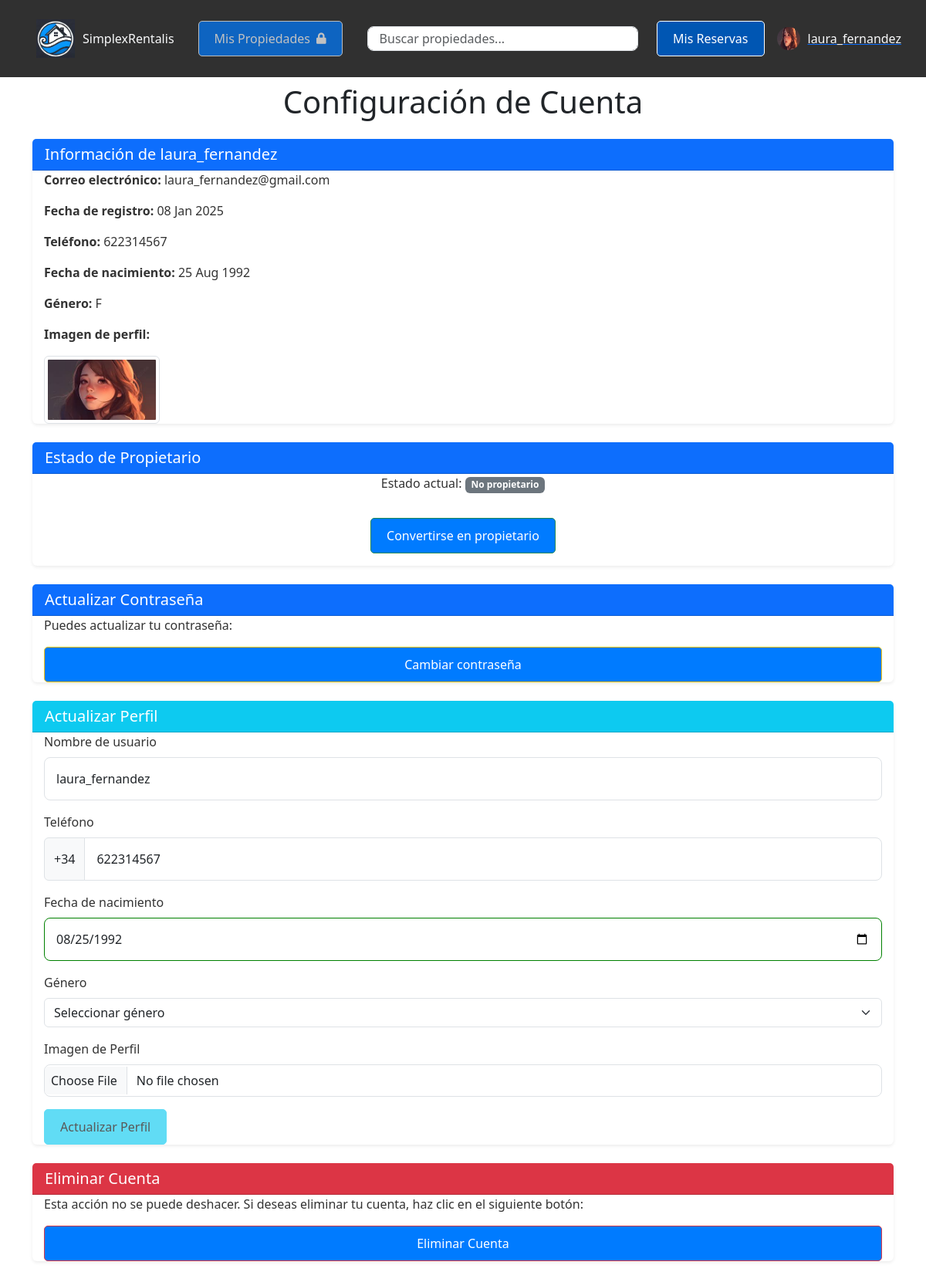
The page /settings/ (signed in) on the database as committed earlier.
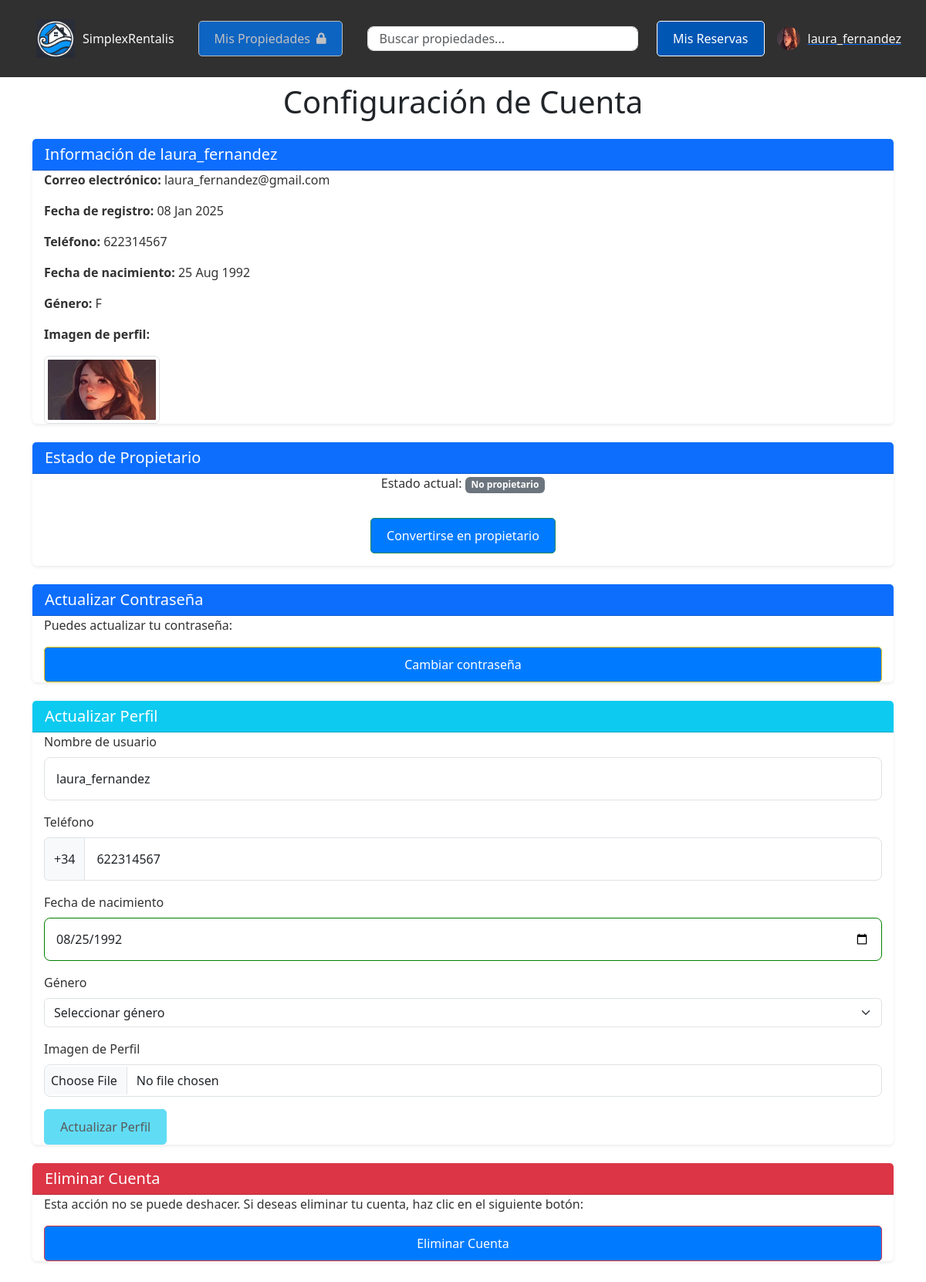
The same page on the database as committed later.
### SimplexRentalisAPP/models.py (models this page shows, shortened)
class User(AbstractUser):
    email = models.EmailField(unique=True, max_length=254)
    telefono = models.CharField(unique=True, max_length=15, blank=True, null=True)
    fecha_nacimiento = models.DateField(null=True, blank=True)
    genero = models.CharField(
        max_length=10,
        choices=[('masculino', 'Masculino'), ('femenino', 'Femenino'), ('otro', 'Otro')],
        blank=True,
        null=True
    )
    identidad_usuario = models.OneToOneField(
        'IdentidadUsuario',
        on_delete=models.SET_NULL,
        null=True,
        blank=True,
        related_name='usuario_asociado'
    )
    avatar = models.ImageField(
        upload_to='avatars/',
        null=True,
        blank=True,
        default='defaults/default_avatar.png'
    )
    es_propietario = models.BooleanField(default=False)
    ultimo_acceso = models.DateTimeField(null=True, blank=True)
    groups = models.ManyToManyField(
        'auth.Group',
        related_name='custom_user_groups',
        blank=True
    )
    user_permissions = models.ManyToManyField(
        'auth.Permission',
        related_name='custom_user_permissions',
        blank=True
    )

### SimplexRentalisAPP/views.py (the view)
# urls.py: path('settings/', views.account_settings, name='settings'),
@login_required
def account_settings(request):
    if request.method == 'POST':
        user = request.user
        form_data = request.POST.copy()
        for field in form_data.keys():
            if field in user.__dict__ and form_data[field] == str(getattr(user, field)):
                form_data.pop(field)
        form = ConfiguracionCuentaForm(form_data, request.FILES, instance=user)
        if form.is_valid():
            form.save()
            if request.headers.get('x-requested-with') == 'XMLHttpRequest':
                return JsonResponse({'success': True})
            else:
                messages.success(request, 'Tu perfil ha sido actualizado con éxito.')
                return redirect('settings')
        else:
            if request.headers.get('x-requested-with') == 'XMLHttpRequest':
                errors = {field: error[0] for field, error in form.errors.items()}
                return JsonResponse({'success': False, 'error': errors}, status=400)
            else:
                messages.error(request, 'Por favor, corrige los errores a continuación.')
    else:
        form = ConfiguracionCuentaForm(instance=request.user)
    return render(request, 'SimplexRentalisAPP/settings.html', {'form': form})

### SimplexRentalisAPP/templates/SimplexRentalisAPP/settings.html (shortened to what this page needs)
{% extends "base.html" %}
{% load static %}
{% block content %}
<div class="container my-5">
  <h1 class="mb-4 text-center">Configuración de Cuenta</h1>
  <div class="card mb-4 shadow-sm border-0">
    <div class="card-header bg-primary text-white">
      <h2 class="h5 mb-0">Información de {{ user.username }}</h2>
    </div>
    <div class="card-body">
      <p><strong>Correo electrónico:</strong> {{ user.email }}</p>
      <p><strong>Fecha de registro:</strong> {{ user.date_joined|date:"d M Y" }}</p>
      <p><strong>Teléfono:</strong> {{ user.telefono|default:"No registrado" }}</p>
      <p><strong>Fecha de nacimiento:</strong>
        {% if user.fecha_nacimiento %}
          {{ user.fecha_nacimiento|date:"d M Y" }}
        {% else %}
          No registrada
        {% endif %}
      </p>
      <p><strong>Género:</strong> {{ user.genero|default:"No especificado" }}</p>
      <p><strong>Imagen de perfil:</strong></p>
      {% if user.avatar %}
        <img src="{{ user.avatar.url }}" alt="Avatar de {{ user.username }}" class="img-thumbnail" style="max-width: 150px;">
      {% else %}
        <p>No hay imagen de perfil.</p>
      {% endif %}
    </div>
  </div>
  <div class="card mb-4 shadow-sm border-0">
    <div class="card-header bg-primary text-white">
      <h2 class="h5 mb-0">Estado de Propietario</h2>
    </div>
    <div class="card-body">
      <p class="text-center mb-3">
        Estado actual:
        {% if user.es_propietario %}
          <span class="badge bg-success">Propietario</span>
        {% else %}
          <span class="badge bg-secondary">No propietario</span>
        {% endif %}
      </p>
      <div class="text-center my-3">
        {% if not user.es_propietario %}
          <a href="{% url 'agregar_propiedad' %}" class="btn btn-success">Convertirse en propietario</a>
        {% else %}
          <button type="button" class="btn btn-danger" data-bs-toggle="modal" data-bs-target="#modalDejarPropietario">
            Eliminar todas mis propiedades
          </button>
        {% endif %}
      </div>
    </div>
  </div>
  <div class="card mb-4 shadow-sm border-0">
    <div class="card-header bg-primary text-white">
      <h2 class="h5 mb-0">Actualizar Contraseña</h2>
    </div>
    <div class="card-body">
      <p>Puedes actualizar tu contraseña:</p>
      <a href="{% url 'password_change' %}" class="btn btn-warning">Cambiar contraseña</a>
    </div>
  </div>
  <div class="card mb-4 shadow-sm border-0">
    <div class="card-header bg-info text-white">
      <h2 class="h5 mb-0">Actualizar Perfil</h2>
    </div>
    <div class="card-body">
      <form id="settingsForm" method="post" enctype="multipart/form-data" action="{% url 'settings' %}">
        <div class="mb-3">
          <label for="username" class="form-label">Nombre de usuario</label>
          <input type="text" class="form-control {% if form.username.errors %}is-invalid{% endif %}" id="username" name="username" value="{{ form.username.value|default:user.username }}" required>
        </div>
        <div class="mb-3">
          <label for="telefono" class="form-label">Teléfono</label>
          <div class="input-group">
            <span class="input-group-text">+34</span>
            <input type="tel" class="form-control {% if form.telefono.errors %}is-invalid{% endif %}" id="telefono" name="telefono" value="{{ form.telefono.value|default:user.telefono }}" required maxlength="9" oninput="this.value=this.value.replace(/[^0-9]/g,'');">
          </div>
        </div>
        <div class="mb-3">
          <label for="fecha_nacimiento" class="form-label">Fecha de nacimiento</label>
          <input type="date" class="form-control {% if form.fecha_nacimiento.errors %}is-invalid{% endif %}" id="fecha_nacimiento" name="fecha_nacimiento" value="{{ form.fecha_nacimiento.value|default:user.fecha_nacimiento|date:'Y-m-d' }}" required>
        </div>
        <div class="mb-3">
          <label for="genero" class="form-label">Género</label>
          <select class="form-select {% if form.genero.errors %}is-invalid{% endif %}" id="genero" name="genero" required>
            <option value="" {% if form.genero.value == "" or user.genero == "" %}selected{% endif %}>Seleccionar género</option>
          </select>
        </div>
        <div class="mb-3">
          <label for="avatar" class="form-label">Imagen de Perfil</label>
          <input type="file" class="form-control {% if form.avatar.errors %}is-invalid{% endif %}" id="avatar" name="avatar">
        </div>
        <div class="d-flex align-items-center">
          <button id="updateProfileBtn" type="submit" class="btn btn-info me-3" disabled>Actualizar Perfil</button>
        </div>
      </form>
    </div>
  </div>
  <div class="card mb-4 shadow-sm border-0">
    <div class="card-header bg-danger text-white">
      <h2 class="h5 mb-0">Eliminar Cuenta</h2>
    </div>
    <div class="card-body">
      <p>Esta acción no se puede deshacer. Si deseas eliminar tu cuenta, haz clic en el siguiente botón:</p>
      <button type="button" class="btn btn-danger" data-bs-toggle="modal" data-bs-target="#modalEliminarCuenta">Eliminar Cuenta</button>
    </div>
  </div>
  <div class="position-fixed bottom-0 end-0 p-3" style="z-index: 11;">
  </div>
</div>
{% endblock %}

### SimplexRentalisAPP/templates/base.html (shortened to what this page needs)
<!DOCTYPE html>
<html lang="es">
  <head>
    {% load static %}
    <link rel="stylesheet" href="https://cdn.jsdelivr.net/npm/bootstrap@5.3.0-alpha3/dist/css/bootstrap.min.css">
    <link rel="stylesheet" href="https://cdnjs.cloudflare.com/ajax/libs/font-awesome/5.15.4/css/all.min.css">
    <link rel="stylesheet" href="{% static 'css/style.css' %}">
  </head>
<body>
  <div class="navbar">
    <div class="container-fluid d-flex justify-content-between align-items-center">
      <div class="d-flex align-items-center">
        <a href="/" class="menu-item text-light d-flex align-items-center me-3">
          <picture>
            <source srcset="{% static 'defaults/logo.webp' %} 400w, {% static 'defaults/logo.webp' %} 800w, {% static 'defaults/logo.webp' %} 1200w" sizes="(max-width: 400px) 30px, (max-width: 800px) 40px, 50px">
            <img src="{% static 'defaults/logo.webp' %}" alt="Logo de SimplexRentalis" style="width: 50px; height: 50px; margin-right: 10px;" loading="lazy">
          </picture>
          SimplexRentalis
        </a>
        {% if user.is_authenticated %}
          {% if user.es_propietario %}
            <a href="/mis_propiedades/" class="btn btn-outline-light me-3"
            style="color: white !important; background-color: #0056b3 !important; border-color: [COLOR_BORDE] !important;">
            Mis Propiedades
            </a>
          {% else %}
            <a href="#" class="btn btn-outline-light me-3 position-relative" data-bs-toggle="modal" data-bs-target="#propietarioModal" style="opacity: 0.7;">
              <span class="d-flex align-items-center">
                Mis Propiedades
                <i class="fas fa-lock ms-2" style="font-size: 0.9rem;"></i>
              </span>
            </a>
          {% endif %}
        {% endif %}
      </div>
      <form class="d-flex flex-grow-1 mx-3" action="{% url 'propiedades' %}" method="GET">
        <input class="form-control me-2" type="search" placeholder="Buscar propiedades..." aria-label="Search" name="q" style="flex-grow: 1; width: 300px; height: 30px;">
      </form>
      <div class="d-flex align-items-center">
        {% if user.is_authenticated %}
          <a href="/mis_reservas/" class="btn btn-outline-light me-3"
          style="color: white !important; background-color: #0056b3 !important; border-color: white !important;">
          Mis Reservas
          </a>
        {% endif %}
        <div id="userMenu" class="position-relative">
          {% if user.is_authenticated %}
            <a href="#" class="d-flex align-items-center" id="userDropdown" data-bs-toggle="dropdown" aria-expanded="false">
              {% if user.avatar %}
                <img
                  src="{{ user.avatar.url }}"
                  srcset="{{ user.avatar.url|add:'?width=400' }} 400w, {{ user.avatar.url|add:'?width=800' }} 800w, {{ user.avatar.url|add:'?width=1200' }} 1200w"
                  sizes="(max-width: 400px) 30px, (max-width: 800px) 40px, 50px"
                  alt="Avatar de {{ user.username }}"
                  class="rounded-circle"
                  style="width: 30px; height: 30px; margin-right: 10px;"
                  loading="lazy">
              {% endif %}
              <span class="text-light">{{ user.username }}</span>
            </a>
          {% else %}
            <button class="btn btn-outline-light btn-login" data-bs-toggle="modal" data-bs-target="#loginModal">Iniciar Sesión</button>
          {% endif %}
        </div>
      </div>
    </div>
  </div>
  <div id="main-content">
    {% block content %}
    {% endblock %}
  </div>
</body>
</html>

### static/css/style.css (style rules this page uses)
body { padding-top: 60px; }
.menu-item { padding: 15px; color: white; text-align: left; text-decoration: none; display: block; white-space: nowrap; }
.navbar { position: fixed; top: 0; left: 0; width: 100%; background-color: #303030; color: white; z-index: 900; padding: 10px 20px; }
.navbar .container-fluid { display: flex; justify-content: flex-end; }
#main-content { width: calc(100%); }
.btn { background-color: #007bff; color: white; padding: 10px 20px; border-radius: 5px; text-decoration: none; }
.d-flex { display: flex; align-items: center; }
.d-flex .btn { flex-shrink: 0; }
.card-body { padding: 20px; color: #333; flex-grow: 1; display: flex; flex-direction: column; justify-content: space-between; }
.position-fixed { text-align: center; width: 100%; bottom: 20px; left: 50%; transform: translateX(-50%); }
.form-control, .form-control-lg { border-radius: 8px; padding: 15px; }
input[type="file"] { padding: 8px; }
input[type="date"]:valid { border-color: green; }
.card { height: 100%; display: flex; flex-direction: column; transition: transform 0.3s, box-shadow 0.3s; }
.card-body { display: flex; flex-direction: column; justify-content: space-between; height: 100%; padding: 0 15px; box-sizing: border-box; }

Rows that differ between the two databases and show on the page:
changed User "laura_fernandez": avatar: a different picture
